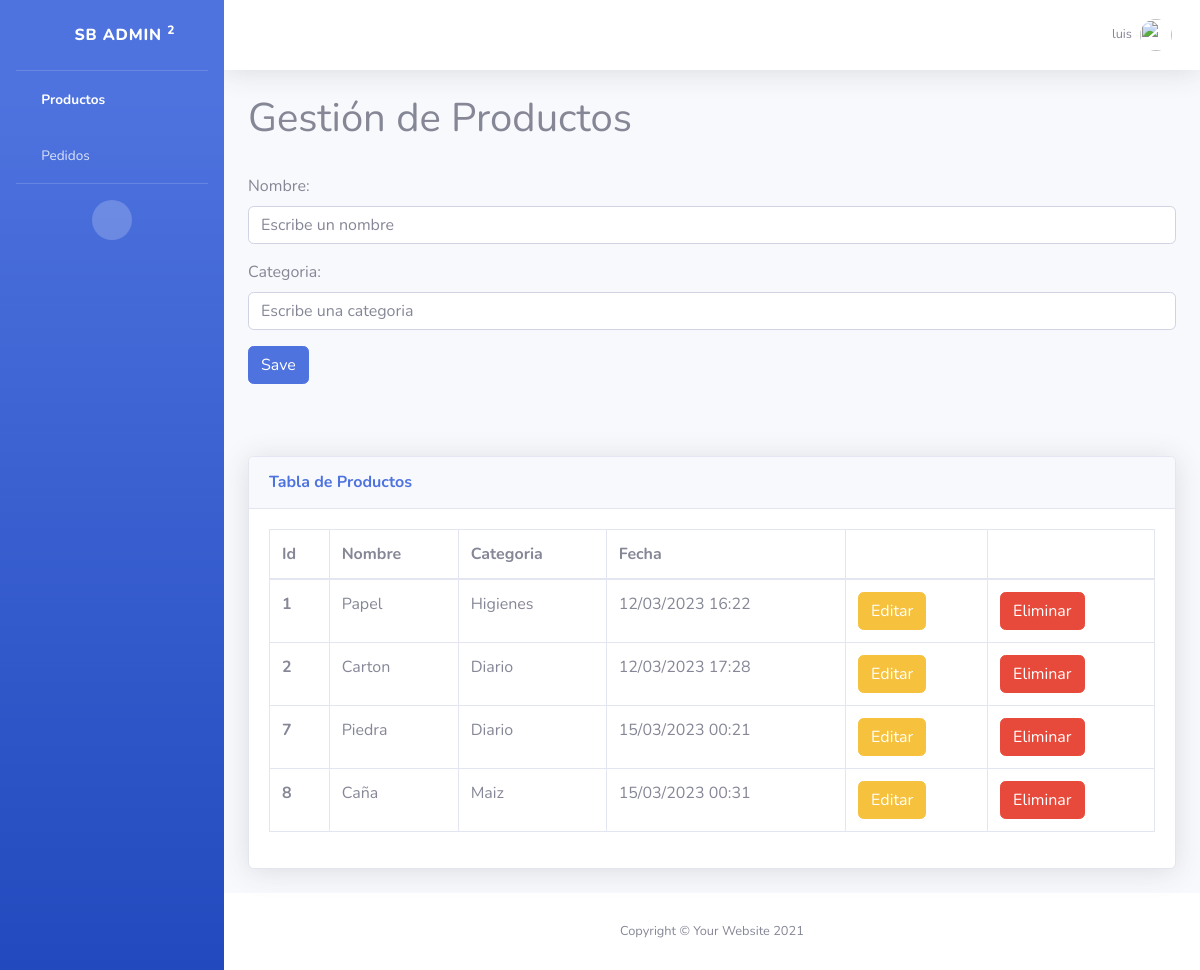
The page /dashboard/productos/ (signed in) on the database its author committed.
### dashboard/models.py (models this page shows, shortened)
class Producto(models.Model):
    nombre = models.CharField(max_length=50)
    categoria = models.CharField(max_length=50)
    fecha = models.DateTimeField(auto_now_add=True)

### dashboard/views.py (the view, shortened to what this page needs)
# urls.py: path('dashboard/productos/', views.productos, name='productos'),
@login_required
def productos(request):
    productos = Producto.objects.all()
    if request.method == 'GET':
        return render(request,'productos.html',{'name':request.user, 'form': ProductoForm, 'productos': productos})

### dashboard/templates/productos.html (shortened to what this page needs)
{% extends 'dashboard.html' %}
{% load static %}
{% block content %}
<li class="nav-item active">
    <a class="nav-link" href="/dashboard/productos">
        <i class="fas fa-fw fa-chart-area"></i>
        <span>Productos</span></a>
</li>
<li class="nav-item">
    <a class="nav-link" href="/dashboard/pedidos">
        <i class="fas fa-fw fa-table"></i>
        <span>Pedidos</span></a>
</li>
<hr class="sidebar-divider d-none d-md-block">
<div class="text-center d-none d-md-inline">
    <button class="rounded-circle border-0" id="sidebarToggle"></button>
</div>
</ul>
<div id="content-wrapper" class="d-flex flex-column">
<div id="content">
    <nav class="navbar navbar-expand navbar-light bg-white topbar mb-4 static-top shadow">
        <ul class="navbar-nav ml-auto">
            <li class="nav-item dropdown no-arrow">
                <a class="nav-link dropdown-toggle" href="#" id="userDropdown" role="button"
                    data-toggle="dropdown" aria-haspopup="true" aria-expanded="false">
                    <span class="mr-2 d-none d-lg-inline text-gray-600 small">{{name.username}}</span>
                    <img class="img-profile rounded-circle"
                        src="{% static 'dashboard/img/undraw_profile.svg' %}">
                </a>
            </li>
        </ul>
    </nav>
    <div class="container-fluid">
        <form action="/dashboard/productos/" method="POST">
            <h1>Gestión de Productos</h1>
            <br>
            {{form.as_p}}
            <button class="btn btn-primary">
                Save
            </button>
        </form>
        <br><br><br>
        <div class="card shadow mb-4">
            <div class="card-header py-3">
                <h6 class="m-0 font-weight-bold text-primary">Tabla de Productos</h6>
            </div>
            <div class="card-body">
                <div class="table-responsive">
                    <table class="table table-bordered" id="dataTable" width="100%" cellspacing="0">
                        <thead>
                            <tr>
                            <th scope="col">Id</th>
                            <th scope="col">Nombre</th>
                            <th scope="col">Categoria</th>
                            <th scope="col">Fecha</th>
                            <th scope="col"></th>
                            <th scope="col"></th>
                            </tr>
                        </thead>
                        <tbody>
                            {% for producto in productos %}
                            <tr>
                                <th scope="row">{{producto.id}}</th>
                                <td>{{producto.nombre}}</td>
                                <td>{{producto.categoria}}</td>
                                <td>{{producto.fecha|date:'j/m/Y H:i'}}</td>
                                <td>
                                    <a href="{% url 'editar_producto' producto.id %}">
                                        <button class="btn btn-warning">
                                            Editar
                                        </button>
                                    </a>
                                </td>
                                <td>
                                    <form action="{% url 'eliminar_producto' producto.id %}" method="POST">
                                        <button class="btn btn-danger">
                                            Eliminar
                                        </button>
                                    </form>
                                </td>
                            </tr>
                            {% endfor %}
                        </tbody>
                    </table>
                </div>
            </div>
        </div>
    </div>
{% endblock %}

### dashboard/templates/dashboard.html (shortened to what this page needs)
<!DOCTYPE html>
<html lang="en">
<head>
    {% load static %}
    <link href="{% static 'dashboard/vendor/fontawesome-free/css/all.min.css' %}" rel="stylesheet" type="text/css">
    <link href="{% static 'dashboard/css/sb-admin-2.min.css' %}" rel="stylesheet">
</head>
<body id="page-top">
    <div id="wrapper">
        <ul class="navbar-nav bg-gradient-primary sidebar sidebar-dark accordion" id="accordionSidebar">
            <a class="sidebar-brand d-flex align-items-center justify-content-center" href="/dashboard">
                <div class="sidebar-brand-icon rotate-n-15">
                    <i class="fas fa-laugh-wink"></i>
                </div>
                <div class="sidebar-brand-text mx-3">SB Admin <sup>2</sup></div>
            </a>
            <hr class="sidebar-divider my-0">
            {% block content %}{% endblock %}
            </div>
            <footer class="sticky-footer bg-white">
                <div class="container my-auto">
                    <div class="copyright text-center my-auto">
                        <span>Copyright &copy; Your Website 2021</span>
                    </div>
                </div>
            </footer>
        </div>
    </div>
</body>
</html>

### rows shown on the page
Producto: id "1", nombre "Papel", categoria "Higienes", fecha "12/03/2023 16:22"
Producto: id "2", nombre "Carton", categoria "Diario", fecha "12/03/2023 17:28"
Producto: id "7", nombre "Piedra", categoria "Diario", fecha "15/03/2023 00:21"
Producto: id "8", nombre "Caña", categoria "Maiz", fecha "15/03/2023 00:31"

### other values the page prints
{{ name.username }} "luis"
